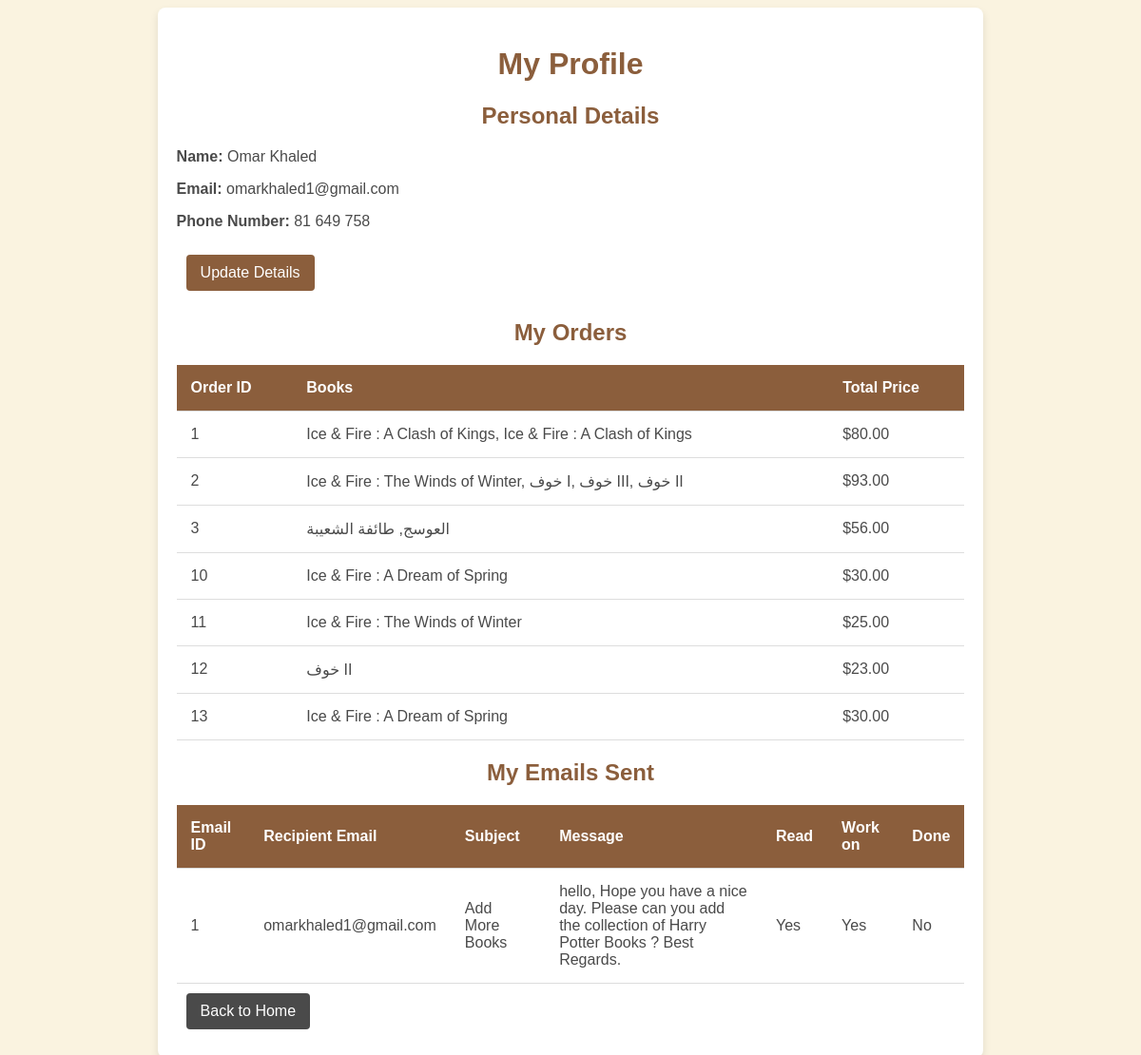
/customer/profile.php (signed in), run on the app's committed database.
### tables this page shows
CREATE TABLE `customer` (
  `id` int(11) NOT NULL,
  `name` varchar(255) NOT NULL,
  `email` varchar(255) NOT NULL,
  `password` varchar(255) NOT NULL,
  `phone_number` varchar(20) DEFAULT NULL
);

CREATE TABLE `cart` (
  `id` int(11) NOT NULL,
  `customer_id` int(11) NOT NULL,
  `book_ids` text NOT NULL,
  `total_price` decimal(10,2) NOT NULL,
  `total_items` int(11) DEFAULT 0
);

CREATE TABLE `contact_us` (
  `id` int(11) NOT NULL,
  `name` varchar(255) NOT NULL,
  `email` varchar(255) NOT NULL,
  `subject` varchar(255) NOT NULL,
  `message` text NOT NULL,
  `created_at` timestamp NOT NULL DEFAULT current_timestamp(),
  `read_it` tinyint(1) DEFAULT 0,
  `working_on` tinyint(1) DEFAULT 0,
  `done` tinyint(1) DEFAULT 0
);

### customer/profile.php (the view, shortened to what this page needs)
<?php
include '../includes/connection.php';
$customer_id = $_SESSION['customer_id'];
$stmt = $conn->prepare("SELECT name, email, phone_number FROM customer WHERE id = ?");
$stmt->bind_param("i", $customer_id);
$stmt->execute();
$result = $stmt->get_result();
$customer = $result->fetch_assoc();
$order_stmt = $conn->prepare("SELECT id, book_ids, total_price FROM cart WHERE customer_id = ?");
$order_stmt->bind_param("i", $customer_id);
$order_stmt->execute();
$orders = $order_stmt->get_result();
$email_stmt = $conn->prepare("SELECT id, email, subject, message, read_it, working_on, done FROM contact_us WHERE email = ?");
$email_stmt->bind_param("s", $customer['email']);
$email_stmt->execute();
$emails = $email_stmt->get_result();
?>
<!DOCTYPE html>
<html lang="en">
<head>
</head>
<body>
    <div class="container">
        <h1>My Profile</h1>
        <h2>Personal Details</h2>
        <p><strong>Name:</strong> <?= htmlspecialchars($customer['name']) ?></p>
        <p><strong>Email:</strong> <?= htmlspecialchars($customer['email']) ?></p>
        <p><strong>Phone Number:</strong> <?= htmlspecialchars($customer['phone_number']) ?></p>
        <a href="update_profile.php" class="btn">Update Details</a>
        <h2>My Orders</h2>
        <?php if ($orders->num_rows > 0): ?>
            <table>
                <thead>
                    <tr>
                        <th>Order ID</th>
                        <th>Books</th>
                        <th>Total Price</th>
                    </tr>
                </thead>
                <tbody>
                    <?php while ($order = $orders->fetch_assoc()): ?>
                        <tr>
                            <td><?= $order['id'] ?></td>
                            <td><?= htmlspecialchars(implode(', ', json_decode($order['book_ids'], true))) ?></td>
                            <td>$<?= number_format($order['total_price'], 2) ?></td>
                        </tr>
                    <?php endwhile; ?>
                </tbody>
            </table>
        <?php else: ?>
            <p>No orders found.</p>
        <?php endif; ?>
        <h2>My Emails Sent</h2>
        <?php if ($emails->num_rows > 0): ?>
            <table>
                <thead>
                    <tr>
                        <th>Email ID</th>
                        <th>Recipient Email</th>
                        <th>Subject</th>
                        <th>Message</th>
                        <th>Read</th>
                        <th>Work on</th>
                        <th>Done</th>
                    </tr>
                </thead>
                <tbody>
                    <?php while ($email = $emails->fetch_assoc()): ?>
                        <tr>
                            <td><?= $email['id'] ?></td>
                            <td><?= htmlspecialchars($email['email']) ?></td>
                            <td><?= htmlspecialchars($email['subject']) ?></td>
                            <td><?= htmlspecialchars($email['message']) ?></td>
                            <td><?= $email['read_it'] ? 'Yes' : 'No' ?></td>
                            <td><?= $email['working_on'] ? 'Yes' : 'No' ?></td>
                            <td><?= $email['done'] ? 'Yes' : 'No' ?></td>
                        </tr>
                    <?php endwhile; ?>
                </tbody>
            </table>
        <?php else: ?>
            <p>No emails found.</p>
        <?php endif; ?>
        <a href="../index.php" class="btn btn-secondary">Back to Home</a>
    </div>
</body>
</html>

### customer/profile.php (style rules this page uses)
body { background-color: #FAF3E0; font-family: Arial, sans-serif; color: #4A4A4A; }
.container { width: 70%; margin: 0 auto; background-color: #fff; padding: 20px; border-radius: 8px; box-shadow: 0 4px 8px rgba(0, 0, 0, 0.1); }
h1, h2 { color: #8B5E3C; text-align: center; }
table { width: 100%; border-collapse: collapse; margin-top: 20px; }
table th, table td { padding: 15px; text-align: left; border-bottom: 1px solid #ddd; }
table th { background-color: #8B5E3C; color: white; }
.btn { display: inline-block; padding: 10px 15px; font-size: 16px; color: #fff; background-color: #8B5E3C; border: none; border-radius: 4px; text-decoration: none; cursor: pointer; margin: 10px; }
.btn-secondary { background-color: #4A4A4A; }

### data on the page
customer: name "Omar Khaled", email "omarkhaled1@gmail.com", phone_number "81 649 758"
cart: id "1", book_ids "Ice & Fire : A Clash of Kings, Ice & Fire : A Clash of Kings", total_price "80.00"
cart: id "2", book_ids "Ice & Fire : The Winds of Winter, خوف I, خوف III, خوف II", total_price "93.00"
cart: id "3", book_ids "العوسج, طائفة الشعيبة", total_price "56.00"
cart: id "10", book_ids "Ice & Fire : A Dream of Spring", total_price "30.00"
cart: id "11", book_ids "Ice & Fire : The Winds of Winter", total_price "25.00"
cart: id "12", book_ids "خوف II", total_price "23.00"
cart: id "13", book_ids "Ice & Fire : A Dream of Spring", total_price "30.00"
contact_us: id "1", email "omarkhaled1@gmail.com", subject "Add More Books", message "hello, Hope you have a nice day. Please can you add the collection of Harry Potter Books ? Best Regards.", read_it "Yes", working_on "Yes", done "No"
